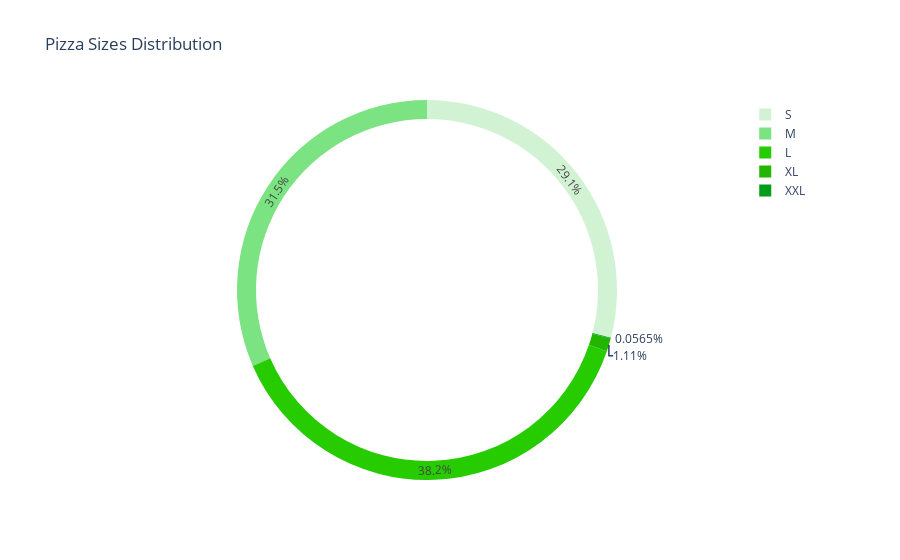

The cell this chart's notebook holds for it:
### Code cell
sizes = df.groupby('size')['quantity'].sum().reset_index()
size_order = ['S', 'M', 'L', 'XL', 'XXL']
sizes['size'] = sizes['size'].astype('category')
sizes['size'] = sizes['size'].cat.set_categories(size_order)
sizes.sort_values("size", inplace=True)

pie_color_pallete = ['rgb(210,242,212)', 'rgb(123,227,130)','rgb(38,204,0)','rgb(34,182,0)','rgb(0, 156, 26)']
pie_chart_fig = go.Figure(data=go.Pie(labels=sizes['size'], values=sizes['quantity'], marker=dict(colors=pie_color_pallete), hole=0.9, sort=False))
pie_chart_fig.update_layout(title='Pizza Sizes Distribution', showlegend=True)

pie_chart_fig

### Figure 1 — Plotly figure (JSON) as saved in the notebook; plotly's stock layout.template omitted (floating-point values rounded to 4 significant figures)
{"data": [{"hole": 0.9, "labels": ["S", "M", "L", "XL", "XXL"], "marker": {"colors": ["rgb(210,242,212)", "rgb(123,227,130)", "rgb(38,204,0)", "rgb(34,182,0)", "rgb(0, 156, 26)"]}, "sort": false, "type": "pie", "values": [14403, 15635, 18956, 552, 28]}], "layout": {"showlegend": true, "title": {"text": "Pizza Sizes Distribution"}}}
